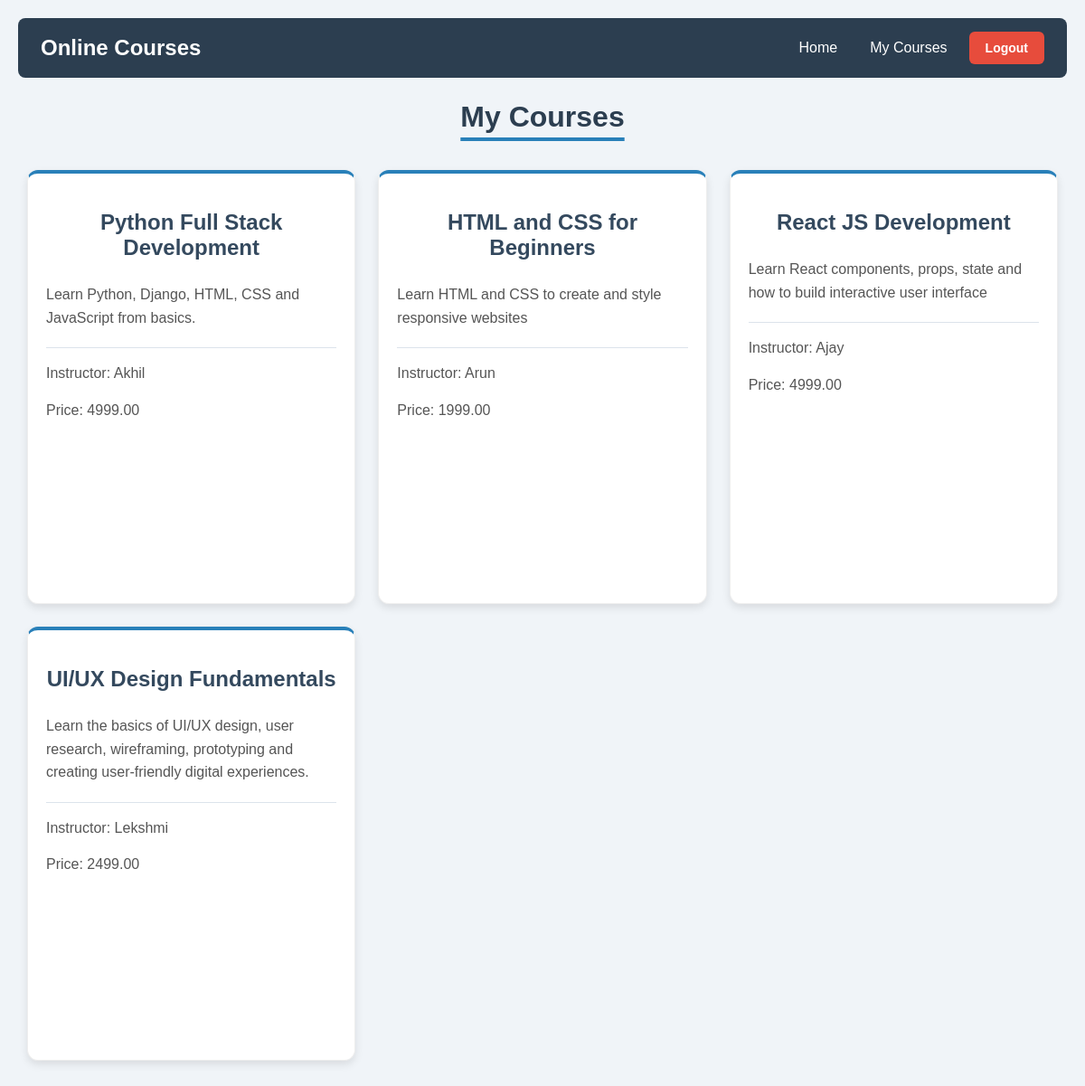
Page /my-courses/ (signed in) on the committed database.
### courses/models.py (models this page shows, shortened)
class Enrollment(models.Model):
    student = models.ForeignKey(
        User,
        on_delete=models.CASCADE
    )
    course = models.ForeignKey(
        Course,
        on_delete=models.CASCADE
    )
    enrolled_date = models.DateTimeField(auto_now_add=True)

class Course(models.Model):
    title=models.CharField(max_length=200)
    description=models.TextField()
    instructor=models.CharField(max_length=200)
    price=models.DecimalField(max_digits=8,decimal_places=2)
    image=models.ImageField(upload_to='course_image/',blank=True,null=True)

### courses/views.py (the view)
# urls.py: path('my-courses/',views.my_courses,name='my_courses'),
@login_required
def my_courses(request):
    enrollments=Enrollment.objects.filter(
        student=request.user
    ).select_related('course')
    return render(
        request,
        'courses/my_courses.html',
        {'enrollments':enrollments}
    )

### courses/templates/courses/my_courses.html (shortened to what this page needs)
<!DOCTYPE html>
<html lang="en">
<head>
    {% load static %}
    <link rel="stylesheet" href="{% static 'css/style.css' %}">
</head>
<body>
    <nav class="navbar">
        <h2>Online Courses</h2>
        <div class="nav-links">
            <a href="{% url 'course_list' %}">Home</a>
            <a href="{% url 'my_courses' %}">My Courses</a>
            <form method="POST" action="{% url 'logout' %}">
                <button type="submit">Logout</button>
            </form>
        </div>
    </nav>
   <h1 class="my-courses-heading">My Courses</h1>
    <div class="course-grid">
    {% for enrollment in enrollments %}
        <div class="course-card">
            <h2>{{ enrollment.course.title }}</h2>
            <p>{{ enrollment.course.description }}</p>
            <p>Instructor: {{ enrollment.course.instructor }}</p>
            <p>Price: {{ enrollment.course.price }}</p>
        </div>
    {% empty %}
        <p>You have not enrolled in any courses yet.</p>
    {% endfor %}
</div>
</body>
</html>

### static/css/style.css (style rules this page uses)
body { background-color: #f0f4f8; font-family: Arial, sans-serif; margin: 20px; }
h1 { color: #2c3e50; text-align: center; margin-bottom: 25px; font-size: 32px; }
h2 { color: #34495e; text-align: center; }
p { color: #555555; font-size: 16px; margin: 8px 0; line-height: 1.5; }
a { display: inline-block; background-color: #2980b9; color: white; text-decoration: none; padding: 8px 12px; border-radius: 5px; }
button { background-color: #e74c3c; color: white; padding: 10px 18px; border: none; border-radius: 6px; cursor: pointer; font-size: 14px; font-weight: bold; transition: background-color 0.3s ease; }
.course-card { background-color: white; padding: 20px; width: 100%; max-width: 380px; min-height: 480px; margin: 0 auto; border-radius: 12px; text-align: left; border: 1px solid #eeeeee; box-shadow: 0 4px 10px rgba(0, 0, 0, 0.1); transition: box-shadow 0.3s ease, transform 0.3s ease; }
* { box-sizing: border-box; }
h1 { color: #2c3e50; text-align: center; font-size: 32px; margin-bottom: 25px; }
p { color: #555555; font-size: 16px; line-height: 1.6; margin: 12px 0; }
form { background-color: white; max-width: 400px; margin: 30px auto; padding: 25px; border-radius: 10px; box-shadow: 0 4px 8px rgba(0, 0, 0, 0.1); }
.navbar { background-color: #2c3e50; padding: 15px 25px; display: flex; justify-content: space-between; align-items: center; border-radius: 8px; margin-bottom: 25px; }
.navbar h2 { color: white; margin: 0; }
.nav-links { display: flex; align-items: center; gap: 12px; }
.nav-links a { background-color: transparent; color: white; padding: 8px 12px; }
.navbar form { margin: 0; padding: 0; background: none; box-shadow: none; }
.navbar button { background-color: #e74c3c; }
.course-grid { display: grid; grid-template-columns: repeat(auto-fit, minmax(280px, 1fr)); gap: 25px; max-width: 1200px; margin: 30px auto; padding: 10px; }
.course-grid .course-card { border-top: 4px solid #2980b9; }
.course-grid .course-card h2 { text-align: center; margin-bottom: 25px; }
.course-grid .course-card p { margin-bottom: 15px; }
.my-courses-heading { text-decoration: underline; text-decoration-color: #2980b9; text-decoration-thickness: 4px; text-underline-offset: 12px; }
.course-grid .course-card p:nth-of-type(2) { border-top: 1px solid #dce3eb; padding-top: 15px; margin-top: 20px; }

### rows in the picture
Enrollment: course "Python Full Stack Development", course.description "Learn Python, Django, HTML, CSS and JavaScript from basics.", course.instructor "Akhil", course.price "4999.00"
Enrollment: course "HTML and CSS for Beginners", course.description "Learn HTML and CSS to create and style responsive websites", course.instructor "Arun", course.price "1999.00"
Enrollment: course "React JS Development", course.description "Learn React components, props, state and how to build interactive user interface", course.instructor "Ajay", course.price "4999.00"
Enrollment: course "UI/UX Design Fundamentals", course.description "Learn the basics of UI/UX design, user research, wireframing, prototyping and creating user-friendly digital experiences.", course.instructor "Lekshmi", course.price "2499.00"
